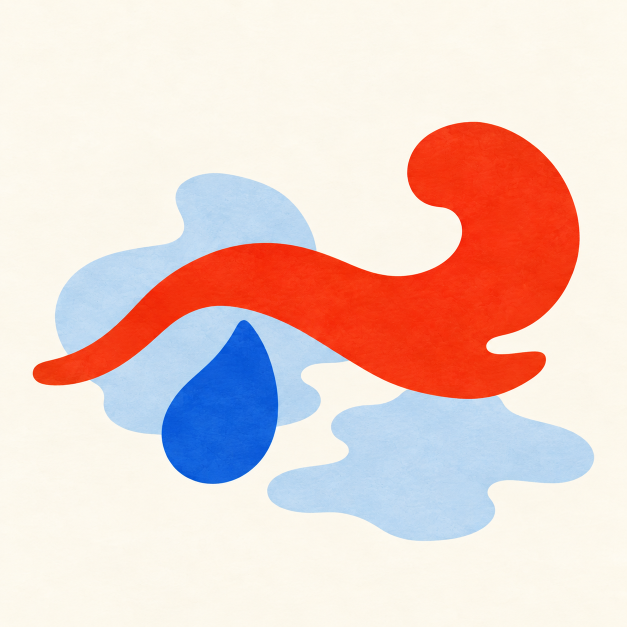
#> input picture output/imagegen/microseason-samples-v2/01-east-wind-thaw.png, 1254 x 1254 px (shown at 1/2 size); its folder holds only this picture in this run
$ python animate.py
#> lines starting #> are read from the running program, lines starting #| are printed output that depends on the picture
"""Encode the five approved-direction still samples as gentle looping GIFs."""
from pathlib import Path
import math
from PIL import Image

ROOT = Path(__file__).resolve().parent
SIZE = 640
COUNT = 80

for source in sorted(ROOT.glob('0*.png')):
    original = Image.open(source).convert('RGB').resize((SIZE, SIZE), Image.Resampling.LANCZOS)
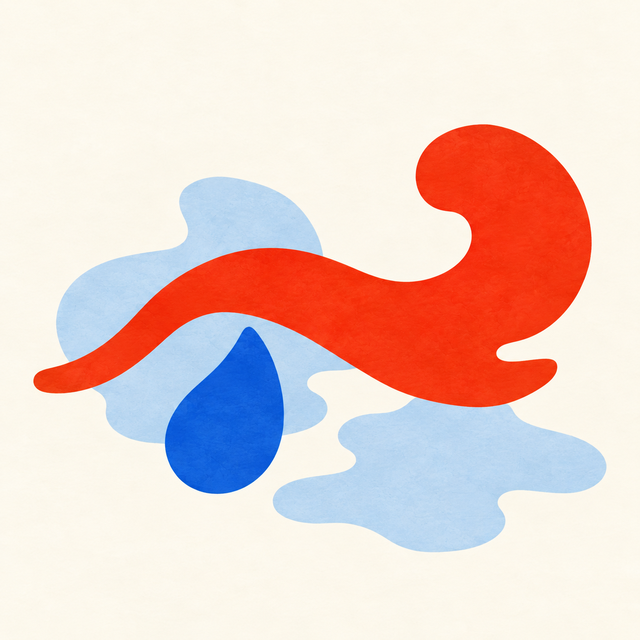
#> original: PIL image 640x640 RGB; mean R, G, B 233.6, 208.7, 203.4
    # Keep a single shared palette throughout each loop to avoid color flicker.
    palette = original.quantize(colors=128)
    background = original.getpixel((12, 12))
#> background = (253, 249, 237)
    frames = []
    for index in range(COUNT):
        phase = 2 * math.pi * index / COUNT
        angle = math.radians(0.65 * math.sin(phase))
        scale = 0.94
        a, b = math.cos(angle) / scale, math.sin(angle) / scale
        dx, dy = 2 * math.sin(phase), 7 * math.cos(phase)
        center = SIZE / 2
        matrix = (a, b, center - a * (center + dx) - b * (center + dy),
                  -b, a, center + b * (center + dx) - a * (center + dy))
        frame = original.transform((SIZE, SIZE), Image.Transform.AFFINE, matrix,
                                   Image.Resampling.BICUBIC, fillcolor=background)
        frames.append(frame.quantize(palette=palette, dither=Image.Dither.NONE))
#> this loop made 80 passes
#> pass 1, `frame = original.transform((SIZE, SIZE), Image.Transform.AFFINE, matri..`:
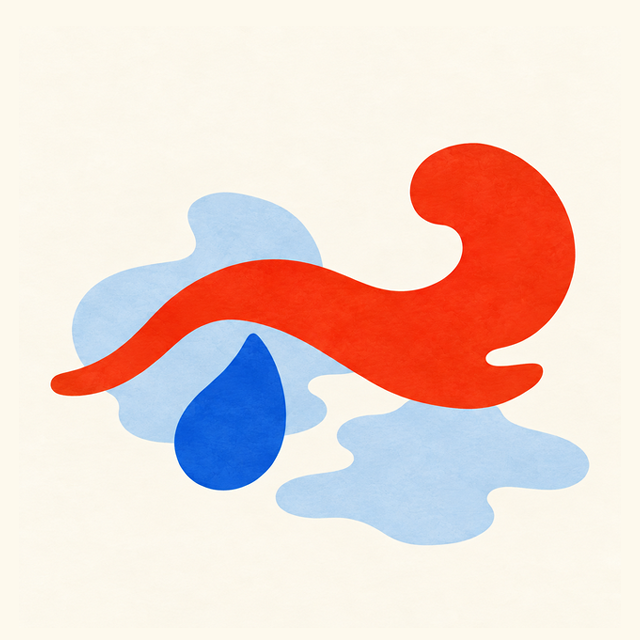
#> frame: PIL image 640x640 RGB; mean R, G, B 235.4, 213, 206.9
#> after the loop, frames = 80 items
    target = source.with_suffix('.gif')
    frames[0].save(target, save_all=True, append_images=frames[1:],
                   duration=80, loop=0, disposal=1, optimize=False)
    with Image.open(target) as check:
        assert check.n_frames == COUNT
        assert check.info['loop'] == 0
        durations = []
        for index in range(check.n_frames):
            check.seek(index)
            durations.append(check.info['duration'])
#> after the loop, durations = 80 values from 80 to 80
        assert sum(durations) == 6400
#> (the run stopped early here; a loop or call above may not have finished)

$ run again, on output/imagegen/microseason-samples-v2/05-maple-colors.png
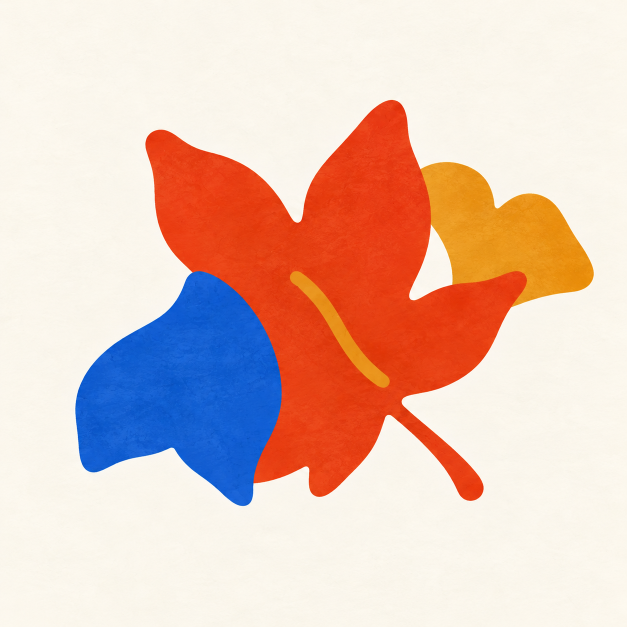
#> input picture output/imagegen/microseason-samples-v2/05-maple-colors.png, 1254 x 1254 px (shown at 1/2 size)
#> `original = Image.open(source).convert('RGB').resize((SIZE, SIZE), Imag..`:
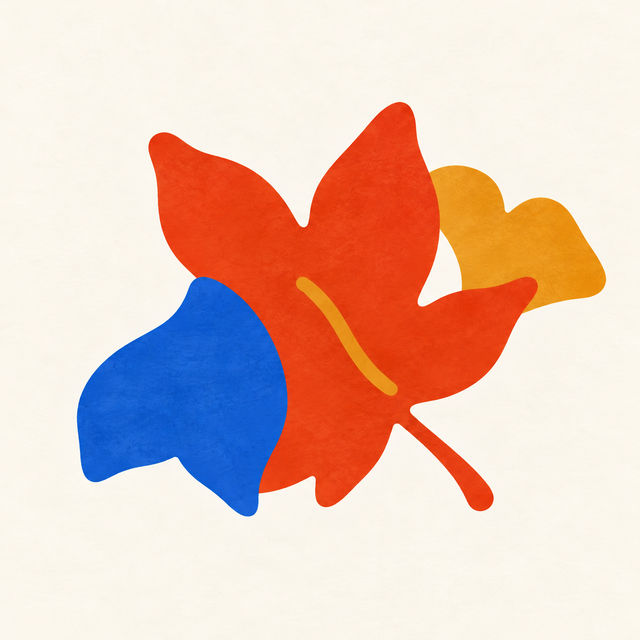
#> original: PIL image 640x640 RGB; mean R, G, B 228.4, 198.3, 187.6
#> background = (250, 245, 235)
#> the loop `for index in range(COUNT):` made 80 passes
#> pass 1, `frame = original.transform((SIZE, SIZE), Image.Transform.AFFINE, matri..`:
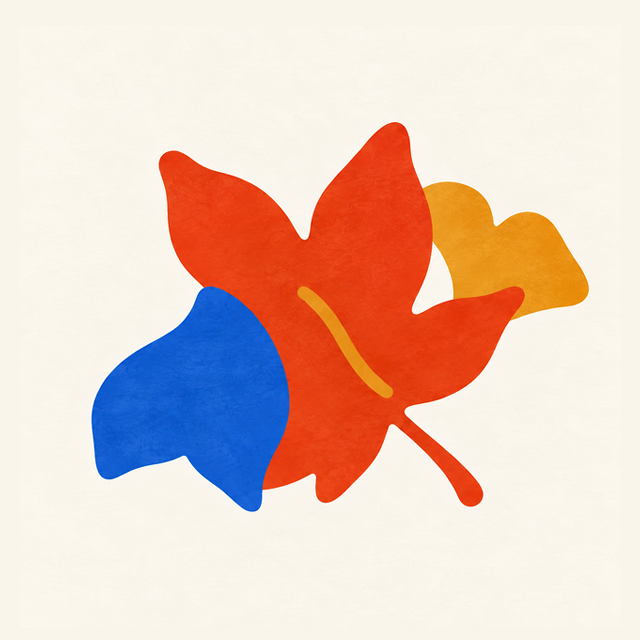
#> frame: PIL image 640x640 RGB; mean R, G, B 230.5, 203.2, 192.7
#> after the loop `for index in range(COUNT):`: frames = 80 items
#> after the loop `for index in range(check.n_frames):`: durations = 80 values from 80 to 80

$ run again, on output/imagegen/microseason-samples-v2/02-peach-blossoms.png
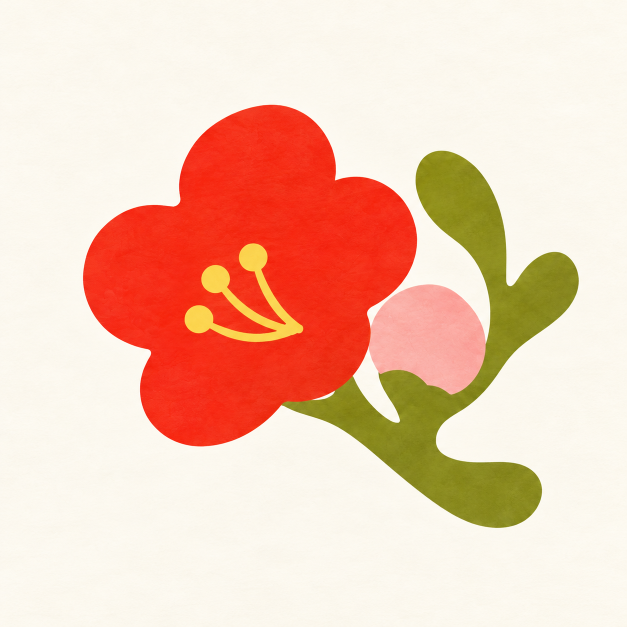
#> input picture output/imagegen/microseason-samples-v2/02-peach-blossoms.png, 1254 x 1254 px (shown at 1/2 size)
#> `original = Image.open(source).convert('RGB').resize((SIZE, SIZE), Imag..`:
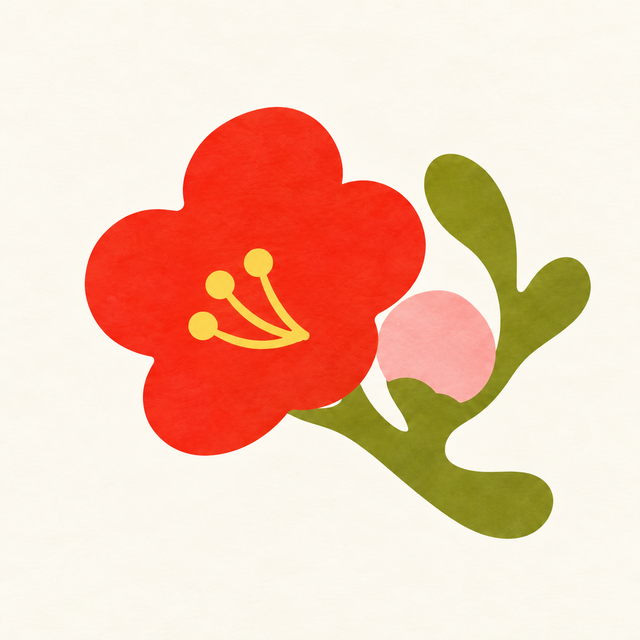
#> original: PIL image 640x640 RGB; mean R, G, B 241.9, 202, 181.7
#> background = (252, 248, 239)
#> the loop `for index in range(COUNT):` made 80 passes
#> pass 1, `frame = original.transform((SIZE, SIZE), Image.Transform.AFFINE, matri..`:
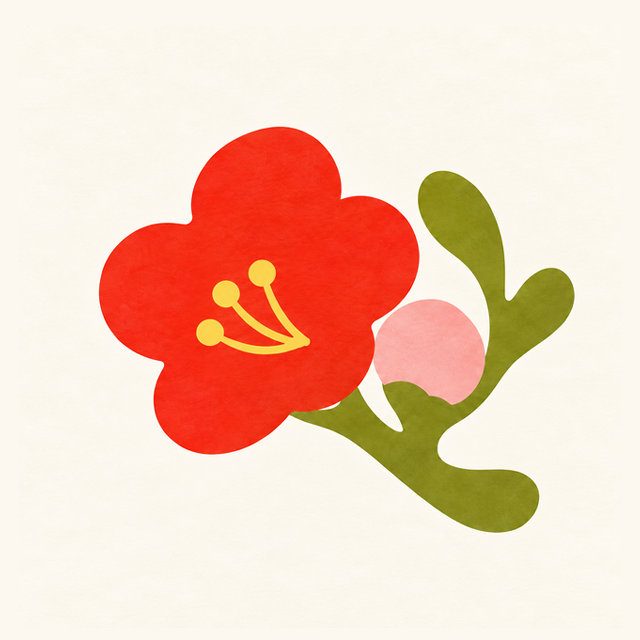
#> frame: PIL image 640x640 RGB; mean R, G, B 242.6, 206.9, 187.9
#> after the loop `for index in range(COUNT):`: frames = 80 items
#> after the loop `for index in range(check.n_frames):`: durations = 80 values from 80 to 80

$ run again, on output/imagegen/microseason-samples-v2/03-lotus-opens.png
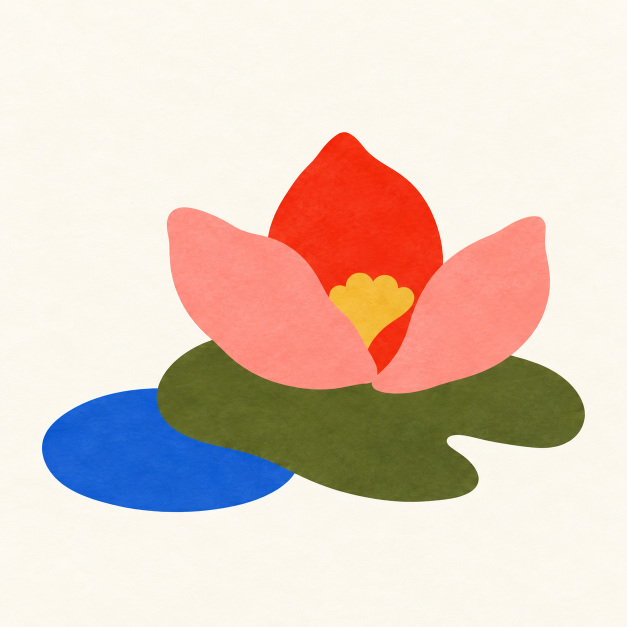
#> input picture output/imagegen/microseason-samples-v2/03-lotus-opens.png, 1254 x 1254 px (shown at 1/2 size)
#> `original = Image.open(source).convert('RGB').resize((SIZE, SIZE), Imag..`:
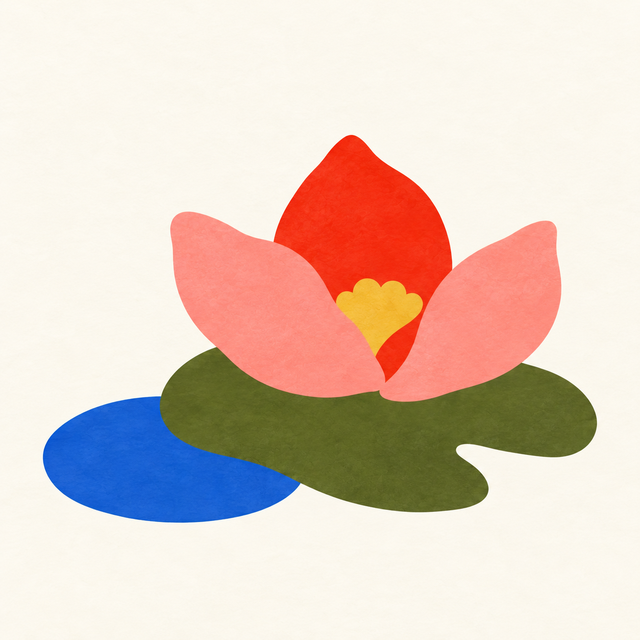
#> original: PIL image 640x640 RGB; mean R, G, B 225, 205.3, 193.9
#> background = (252, 249, 240)
#> the loop `for index in range(COUNT):` made 80 passes
#> pass 1, `frame = original.transform((SIZE, SIZE), Image.Transform.AFFINE, matri..`:
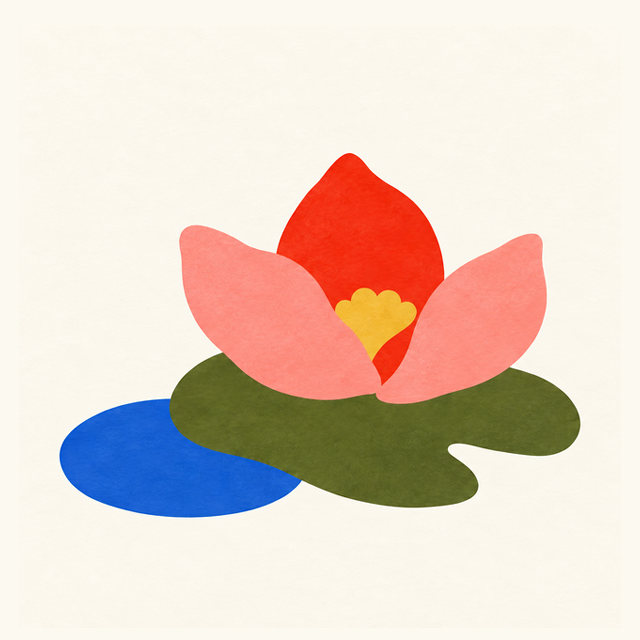
#> frame: PIL image 640x640 RGB; mean R, G, B 227.7, 209.9, 198.8
#> after the loop `for index in range(COUNT):`: frames = 80 items
#> after the loop `for index in range(check.n_frames):`: durations = 80 values from 80 to 80

$ run again, on output/imagegen/microseason-samples-v2/04-white-dew.png
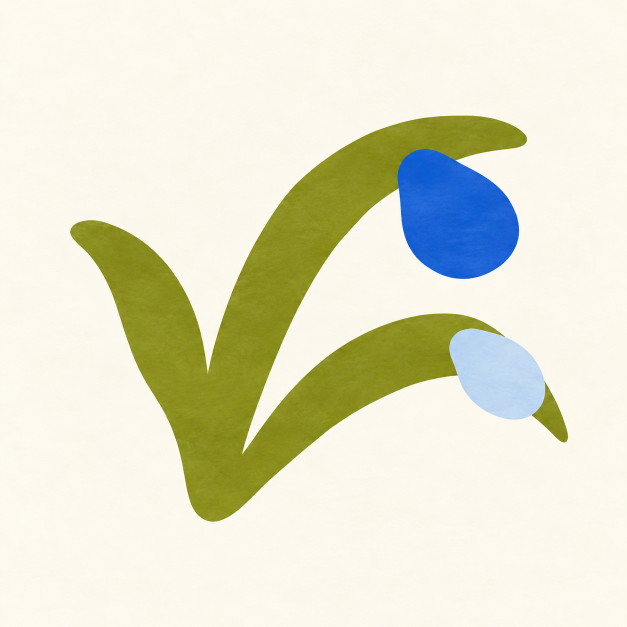
#> input picture output/imagegen/microseason-samples-v2/04-white-dew.png, 1254 x 1254 px (shown at 1/2 size)
#> `original = Image.open(source).convert('RGB').resize((SIZE, SIZE), Imag..`:
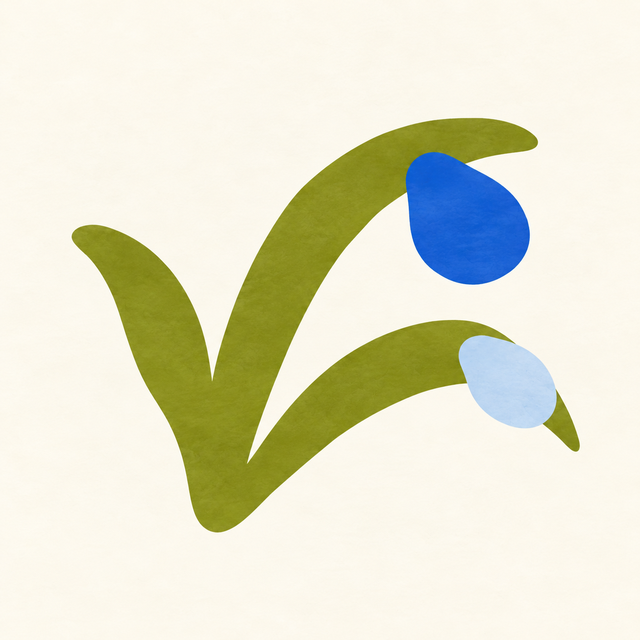
#> original: PIL image 640x640 RGB; mean R, G, B 226.9, 226.8, 204.7
#> background = (253, 250, 238)
#> the loop `for index in range(COUNT):` made 80 passes
#> pass 1, `frame = original.transform((SIZE, SIZE), Image.Transform.AFFINE, matri..`:
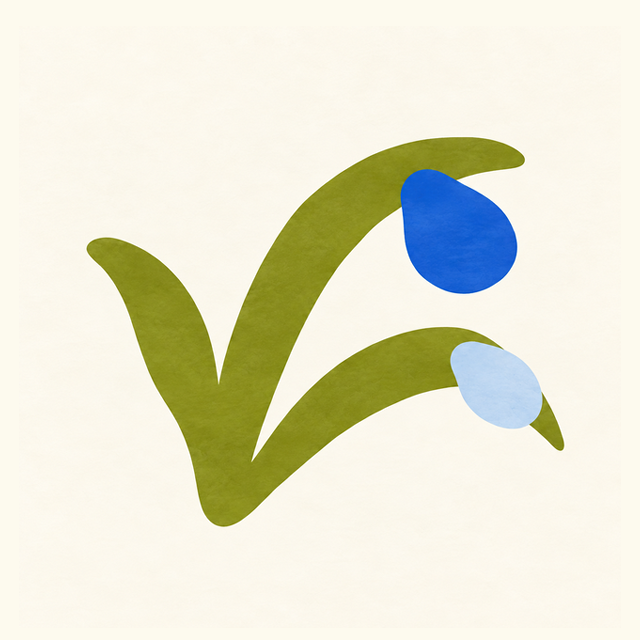
#> frame: PIL image 640x640 RGB; mean R, G, B 229.5, 229, 208.1
#> after the loop `for index in range(COUNT):`: frames = 80 items
#> after the loop `for index in range(check.n_frames):`: durations = 80 values from 80 to 80
